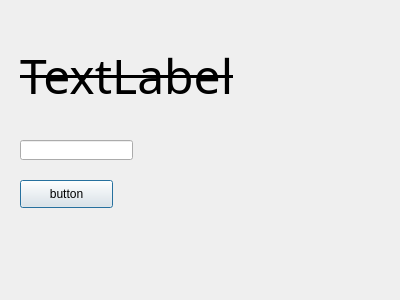
<?xml version="1.0" encoding="UTF-8"?>
<ui version="4.0">
 <class>Dialog</class>
 <widget class="QDialog" name="Dialog">
  <property name="geometry">
   <rect>
    <x>0</x>
    <y>0</y>
    <width>400</width>
    <height>300</height>
   </rect>
  </property>
  <property name="windowTitle">
   <string>Dialog</string>
  </property>
  <widget class="QLineEdit" name="text">
   <property name="geometry">
    <rect>
     <x>20</x>
     <y>140</y>
     <width>113</width>
     <height>20</height>
    </rect>
   </property>
  </widget>
  <widget class="QPushButton" name="button">
   <property name="geometry">
    <rect>
     <x>20</x>
     <y>180</y>
     <width>93</width>
     <height>28</height>
    </rect>
   </property>
   <property name="text">
    <string>button</string>
   </property>
  </widget>
  <widget class="QLabel" name="label">
   <property name="geometry">
    <rect>
     <x>20</x>
     <y>30</y>
     <width>281</width>
     <height>91</height>
    </rect>
   </property>
   <property name="palette">
    <palette>
     <active>
      <colorrole role="WindowText">
       <brush brushstyle="SolidPattern">
        <color alpha="255">
         <red>0</red>
         <green>0</green>
         <blue>0</blue>
        </color>
       </brush>
      </colorrole>
      <colorrole role="Button">
       <brush brushstyle="SolidPattern">
        <color alpha="255">
         <red>240</red>
         <green>240</green>
         <blue>240</blue>
        </color>
       </brush>
      </colorrole>
      <colorrole role="Light">
       <brush brushstyle="SolidPattern">
        <color alpha="255">
         <red>255</red>
         <green>255</green>
         <blue>255</blue>
        </color>
       </brush>
      </colorrole>
      <colorrole role="Midlight">
       <brush brushstyle="SolidPattern">
        <color alpha="255">
         <red>247</red>
         <green>247</green>
         <blue>247</blue>
        </color>
       </brush>
      </colorrole>
      <colorrole role="Dark">
       <brush brushstyle="SolidPattern">
        <color alpha="255">
         <red>120</red>
         <green>120</green>
         <blue>120</blue>
        </color>
       </brush>
      </colorrole>
      <colorrole role="Mid">
       <brush brushstyle="SolidPattern">
        <color alpha="255">
         <red>160</red>
         <green>160</green>
         <blue>160</blue>
        </color>
       </brush>
      </colorrole>
      <colorrole role="Text">
       <brush brushstyle="SolidPattern">
        <color alpha="255">
         <red>0</red>
         <green>0</green>
         <blue>0</blue>
        </color>
       </brush>
      </colorrole>
      <colorrole role="BrightText">
       <brush brushstyle="SolidPattern">
        <color alpha="255">
         <red>255</red>
         <green>255</green>
         <blue>255</blue>
        </color>
       </brush>
      </colorrole>
      <colorrole role="ButtonText">
       <brush brushstyle="SolidPattern">
        <color alpha="255">
         <red>0</red>
         <green>0</green>
         <blue>0</blue>
        </color>
       </brush>
      </colorrole>
      <colorrole role="Base">
       <brush brushstyle="SolidPattern">
        <color alpha="255">
         <red>255</red>
         <green>255</green>
         <blue>255</blue>
        </color>
       </brush>
      </colorrole>
      <colorrole role="Window">
       <brush brushstyle="SolidPattern">
        <color alpha="255">
         <red>240</red>
         <green>240</green>
         <blue>240</blue>
        </color>
       </brush>
      </colorrole>
      <colorrole role="Shadow">
       <brush brushstyle="SolidPattern">
        <color alpha="255">
         <red>0</red>
         <green>0</green>
         <blue>0</blue>
        </color>
       </brush>
      </colorrole>
      <colorrole role="AlternateBase">
       <brush brushstyle="SolidPattern">
        <color alpha="255">
         <red>247</red>
         <green>247</green>
         <blue>247</blue>
        </color>
       </brush>
      </colorrole>
      <colorrole role="ToolTipBase">
       <brush brushstyle="SolidPattern">
        <color alpha="255">
         <red>255</red>
         <green>255</green>
         <blue>220</blue>
        </color>
       </brush>
      </colorrole>
      <colorrole role="ToolTipText">
       <brush brushstyle="SolidPattern">
        <color alpha="255">
         <red>0</red>
         <green>0</green>
         <blue>0</blue>
        </color>
       </brush>
      </colorrole>
      <colorrole role="PlaceholderText">
       <brush brushstyle="SolidPattern">
        <color alpha="128">
         <red>0</red>
         <green>0</green>
         <blue>0</blue>
        </color>
       </brush>
      </colorrole>
     </active>
     <inactive>
      <colorrole role="WindowText">
       <brush brushstyle="SolidPattern">
        <color alpha="255">
         <red>0</red>
         <green>0</green>
         <blue>0</blue>
        </color>
       </brush>
      </colorrole>
      <colorrole role="Button">
       <brush brushstyle="SolidPattern">
        <color alpha="255">
         <red>240</red>
         <green>240</green>
         <blue>240</blue>
        </color>
       </brush>
      </colorrole>
      <colorrole role="Light">
       <brush brushstyle="SolidPattern">
        <color alpha="255">
         <red>255</red>
         <green>255</green>
         <blue>255</blue>
        </color>
       </brush>
      </colorrole>
      <colorrole role="Midlight">
       <brush brushstyle="SolidPattern">
        <color alpha="255">
         <red>247</red>
         <green>247</green>
         <blue>247</blue>
        </color>
       </brush>
      </colorrole>
      <colorrole role="Dark">
       <brush brushstyle="SolidPattern">
        <color alpha="255">
         <red>120</red>
         <green>120</green>
         <blue>120</blue>
        </color>
       </brush>
      </colorrole>
      <colorrole role="Mid">
       <brush brushstyle="SolidPattern">
        <color alpha="255">
         <red>160</red>
         <green>160</green>
         <blue>160</blue>
        </color>
       </brush>
      </colorrole>
      <colorrole role="Text">
       <brush brushstyle="SolidPattern">
        <color alpha="255">
         <red>0</red>
         <green>0</green>
         <blue>0</blue>
        </color>
       </brush>
      </colorrole>
      <colorrole role="BrightText">
       <brush brushstyle="SolidPattern">
        <color alpha="255">
         <red>255</red>
         <green>255</green>
         <blue>255</blue>
        </color>
       </brush>
      </colorrole>
      <colorrole role="ButtonText">
       <brush brushstyle="SolidPattern">
        <color alpha="255">
         <red>0</red>
         <green>0</green>
         <blue>0</blue>
        </color>
       </brush>
      </colorrole>
      <colorrole role="Base">
       <brush brushstyle="SolidPattern">
        <color alpha="255">
         <red>255</red>
         <green>255</green>
         <blue>255</blue>
        </color>
       </brush>
      </colorrole>
      <colorrole role="Window">
       <brush brushstyle="SolidPattern">
        <color alpha="255">
         <red>240</red>
         <green>240</green>
         <blue>240</blue>
        </color>
       </brush>
      </colorrole>
      <colorrole role="Shadow">
       <brush brushstyle="SolidPattern">
        <color alpha="255">
         <red>0</red>
         <green>0</green>
         <blue>0</blue>
        </color>
       </brush>
      </colorrole>
      <colorrole role="AlternateBase">
       <brush brushstyle="SolidPattern">
        <color alpha="255">
         <red>247</red>
         <green>247</green>
         <blue>247</blue>
        </color>
       </brush>
      </colorrole>
      <colorrole role="ToolTipBase">
       <brush brushstyle="SolidPattern">
        <color alpha="255">
         <red>255</red>
         <green>255</green>
         <blue>220</blue>
        </color>
       </brush>
      </colorrole>
      <colorrole role="ToolTipText">
       <brush brushstyle="SolidPattern">
        <color alpha="255">
         <red>0</red>
         <green>0</green>
         <blue>0</blue>
        </color>
       </brush>
      </colorrole>
      <colorrole role="PlaceholderText">
       <brush brushstyle="SolidPattern">
        <color alpha="128">
         <red>0</red>
         <green>0</green>
         <blue>0</blue>
        </color>
       </brush>
      </colorrole>
     </inactive>
     <disabled>
      <colorrole role="WindowText">
       <brush brushstyle="SolidPattern">
        <color alpha="255">
         <red>120</red>
         <green>120</green>
         <blue>120</blue>
        </color>
       </brush>
      </colorrole>
      <colorrole role="Button">
       <brush brushstyle="SolidPattern">
        <color alpha="255">
         <red>240</red>
         <green>240</green>
         <blue>240</blue>
        </color>
       </brush>
      </colorrole>
      <colorrole role="Light">
       <brush brushstyle="SolidPattern">
        <color alpha="255">
         <red>255</red>
         <green>255</green>
         <blue>255</blue>
        </color>
       </brush>
      </colorrole>
      <colorrole role="Midlight">
       <brush brushstyle="SolidPattern">
        <color alpha="255">
         <red>247</red>
         <green>247</green>
         <blue>247</blue>
        </color>
       </brush>
      </colorrole>
      <colorrole role="Dark">
       <brush brushstyle="SolidPattern">
        <color alpha="255">
         <red>120</red>
         <green>120</green>
         <blue>120</blue>
        </color>
       </brush>
      </colorrole>
      <colorrole role="Mid">
       <brush brushstyle="SolidPattern">
        <color alpha="255">
         <red>160</red>
         <green>160</green>
         <blue>160</blue>
        </color>
       </brush>
      </colorrole>
      <colorrole role="Text">
       <brush brushstyle="SolidPattern">
        <color alpha="255">
         <red>120</red>
         <green>120</green>
         <blue>120</blue>
        </color>
       </brush>
      </colorrole>
      <colorrole role="BrightText">
       <brush brushstyle="SolidPattern">
        <color alpha="255">
         <red>255</red>
         <green>255</green>
         <blue>255</blue>
        </color>
       </brush>
      </colorrole>
      <colorrole role="ButtonText">
       <brush brushstyle="SolidPattern">
        <color alpha="255">
         <red>120</red>
         <green>120</green>
         <blue>120</blue>
        </color>
       </brush>
      </colorrole>
      <colorrole role="Base">
       <brush brushstyle="SolidPattern">
        <color alpha="255">
         <red>240</red>
         <green>240</green>
         <blue>240</blue>
        </color>
       </brush>
      </colorrole>
      <colorrole role="Window">
       <brush brushstyle="SolidPattern">
        <color alpha="255">
         <red>240</red>
         <green>240</green>
         <blue>240</blue>
        </color>
       </brush>
      </colorrole>
      <colorrole role="Shadow">
       <brush brushstyle="SolidPattern">
        <color alpha="255">
         <red>0</red>
         <green>0</green>
         <blue>0</blue>
        </color>
       </brush>
      </colorrole>
      <colorrole role="AlternateBase">
       <brush brushstyle="SolidPattern">
        <color alpha="255">
         <red>240</red>
         <green>240</green>
         <blue>240</blue>
        </color>
       </brush>
      </colorrole>
      <colorrole role="ToolTipBase">
       <brush brushstyle="SolidPattern">
        <color alpha="255">
         <red>255</red>
         <green>255</green>
         <blue>220</blue>
        </color>
       </brush>
      </colorrole>
      <colorrole role="ToolTipText">
       <brush brushstyle="SolidPattern">
        <color alpha="255">
         <red>0</red>
         <green>0</green>
         <blue>0</blue>
        </color>
       </brush>
      </colorrole>
      <colorrole role="PlaceholderText">
       <brush brushstyle="SolidPattern">
        <color alpha="128">
         <red>0</red>
         <green>0</green>
         <blue>0</blue>
        </color>
       </brush>
      </colorrole>
     </disabled>
    </palette>
   </property>
   <property name="font">
    <font>
     <family>Freestyle Script</family>
     <pointsize>36</pointsize>
     <weight>50</weight>
     <italic>false</italic>
     <bold>false</bold>
     <strikeout>true</strikeout>
    </font>
   </property>
   <property name="text">
    <string>TextLabel</string>
   </property>
  </widget>
 </widget>
 <layoutdefault spacing="6" margin="11"/>
 <resources/>
 <connections/>
</ui>
